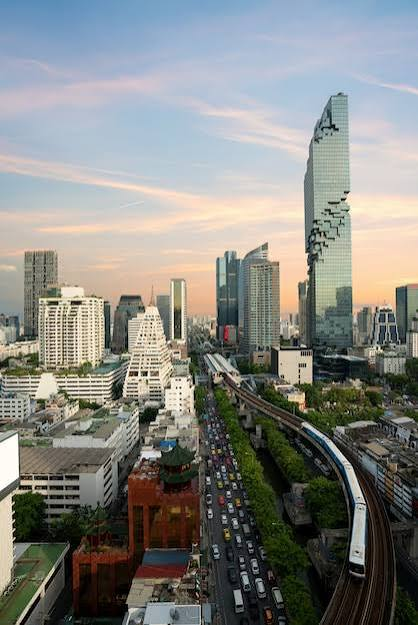
#> input picture images/original.jpg, 418 x 625 px
$ python make_step4_explained.py   (older library calls are emulated)
#> lines starting #> are read from the running program, lines starting #| are printed output that depends on the picture
### step4_find_shift.py
"""
Step 4 - Find the SHIFT by searching for the right "standing spot" (center).
VERSION 2 = final version (improved after comparing with my friend, see
COMPARISON_WITH_FRIEND.md and IMPROVEMENTS.md). Version 1 is in the git history.

The problem (from Step 3):
  We always unrolled both pictures around their MIDDLE pixel. If the test picture
  was also moved, its middle is a DIFFERENT spot of the city -> no good match.

The fix (the paper's algorithm, slide 11):
  1. Pick a standing spot ("anchor") in the TEST picture and unroll it there. Keep it fixed.
  2. In the ORIGINAL picture, try many standing spots (x, y):
        - unroll the original around (x, y)
        - compare (Step 3) -> best slide + peak (how sure)
  3. The spot with the HIGHEST PEAK shows the same building as the anchor.
  4. From that spot + the rotation + zoom, calculate the shift.

What is NEW in version 2 (old version: search only +-60 px around the middle):
  A. Search the WHOLE original, not only a +-60 px box  (idea from my friend)
     -> big shifts now work.
  B. Rough search on a 4x smaller copy (fast), then exact search at full size.
     (All 16,000 rough spots are computed in batches with scipy's fast Fourier transform.)
  C. Two "judges" make a shortlist in the rough search:
        - cross-correlation (my friend's, like the paper): gentle, not fooled by sky
        - phase correlation (mine): sharp, very exact
     Each judge proposes its 6 best spots. Then the exact full-size phase
     correlation picks the winner from the 12.
  D. Black corners / outside the picture are filled with average gray, so the
     picture's frame does not create fake matches.
  E. Try TWO anchors in the test picture: the middle (old way) and the spot with
     the MOST DETAIL (a middle in empty sky is hard to find). For each answer, put
     the test picture back and check how well it REALLY matches; keep the better one.

How the shift is calculated:
  The test picture was made like this (Step 1):
      test_point = L (original_point - middle) + middle + shift      (L = zoom * rotate)
  The anchor of the test picture came from the best spot in the original, so:
      shift = anchor - middle - L (best_spot - middle)
  (Old version: anchor = middle, so shift = - L (best_spot - middle).)

Output:
  results/step4_results.json     found vs. true values
  results/step4_search_maps.png  rough-search scores over the whole original
"""

import json
import os
import time

import cv2
import matplotlib.pyplot as plt
import numpy as np
import scipy.fft as sfft   # faster Fourier transform for many pictures at once

# ---------------------------------------------------------------
# Settings
# ---------------------------------------------------------------
TRUTH_PATH = "results/test_cases.json"
OUT_DIR = "results"
LP_ROWS = 360       # angle steps (1 row = 1 degree)
LP_COLS = 256       # log-distance steps
RADIUS = 180        # how far we look from the standing spot (pixels)

SHRINK = 4          # rough search: pictures 4x smaller
SMALL_ROWS = 90     # rough search: smaller "clock picture" (1 row = 4 degrees)
SMALL_COLS = 64
SHORTLIST = 6       # each judge proposes this many spots
MID_ROWS = 180      # middle search: half-size clock picture (cheaper),
MID_COLS = 128      #   every pixel +-5 px around each proposed spot
FINE_RANGE = 5
                    # final: full-size clock picture, +-1 px around the best
FRAME = 200         # gray frame around the pictures (px)


def load_gray(path):
    img = cv2.imread(path, cv2.IMREAD_GRAYSCALE)
    if img is None:
        raise FileNotFoundError(f"Could not open {path}")
    return img.astype(np.float32)


# ---------------------------------------------------------------
# Unrolling ("clock picture") and comparing - same as before
# ---------------------------------------------------------------
def log_polar_at(img, center, size=(LP_COLS, LP_ROWS), radius=RADIUS):
    """Unroll the picture around ANY standing spot (center)."""
    return cv2.warpPolar(img, size, center, radius,
                         cv2.INTER_LINEAR + cv2.WARP_FILL_OUTLIERS + cv2.WARP_POLAR_LOG)


WINDOW = np.hanning(LP_COLS)[None, :].astype(np.float32)
SMALL_WINDOW = np.hanning(SMALL_COLS)[None, :].astype(np.float32)
MID_WINDOW = np.hanning(MID_COLS)[None, :].astype(np.float32)


def spectrum(lp):
    """Fourier transform of an unrolled picture (done once per picture, reused)."""
    return np.fft.fft2((lp - lp.mean()) * WINDOW)


def phase_correlation(A, B):
    """Phase correlation from Fourier transforms. Returns (dx, dy, peak)."""
    cross = np.conj(A) * B
    cross /= np.abs(cross) + 1e-9
    score = np.fft.fftshift(np.real(np.fft.ifft2(cross)))
    py, px = np.unravel_index(np.argmax(score), score.shape)
    h, w = score.shape

    def refine(m, p, n):
        d = m - 2 * p + n
        return 0.0 if d == 0 else 0.5 * (m - n) / d
    fy = refine(score[(py - 1) % h, px], score[py, px], score[(py + 1) % h, px])
    fx = refine(score[py, (px - 1) % w], score[py, px], score[py, (px + 1) % w])
    return px + fx - w // 2, py + fy - h // 2, float(score[py, px])


def slide_to_rotation_scale(dx, dy):
    angle = -dy / LP_ROWS * 360.0
    angle = (angle + 180) % 360 - 180
    scale = float(np.exp(dx * np.log(RADIUS) / LP_COLS))
    return angle, scale


def search(original, B_test, centers):
    """Try every standing spot in `centers`. Return the best one and all peaks."""
    best = None
    peaks = []
    for (x, y) in centers:
        A = spectrum(log_polar_at(original, (float(x), float(y))))
        dx, dy, peak = phase_correlation(A, B_test)
        peaks.append(peak)
        if best is None or peak > best["peak"]:
            best = {"x": x, "y": y, "dx": dx, "dy": dy, "peak": peak}
    return best, peaks


def turn_zoom_matrix(angle, scale):
    """OpenCV's rotation (y-axis points down) for a counter-clockwise angle, times zoom."""
    a = np.deg2rad(angle)
    return scale * np.array([[np.cos(a), np.sin(a)],
                             [-np.sin(a), np.cos(a)]])


def shift_from_spot(spot, middle, angle, scale, anchor=None):
    """shift = anchor - middle - L (spot - middle)   (anchor = middle in the old version)"""
    if anchor is None:
        anchor = middle
    L = turn_zoom_matrix(angle, scale)
    d = np.array([spot[0] - middle[0], spot[1] - middle[1]])
    return np.array(anchor) - np.array(middle) - L @ d


def angle_error(found, true):
    return abs((found - true + 180) % 360 - 180)


# ---------------------------------------------------------------
# NEW helpers
# ---------------------------------------------------------------
def add_gray_frame(img, valid):
    """D. Fill black/outside parts with average gray and add a gray frame."""
    gray = float(img[valid].mean())
    out = img.copy()
    out[~valid] = gray
    return cv2.copyMakeBorder(out, FRAME, FRAME, FRAME, FRAME,
                              cv2.BORDER_CONSTANT, value=gray)


# [16 lines left out: function pick_anchor, not called in this run]


def rough_scores(original_framed, test_framed, anchor, size):
    """B + C. Rough search on 4x smaller pictures, for EVERY spot of the original.
    Returns two maps: cross-correlation score and phase-correlation score."""
    h, w = size
    small_o = cv2.resize(original_framed, None, fx=1 / SHRINK, fy=1 / SHRINK,
                         interpolation=cv2.INTER_AREA)
    small_t = cv2.resize(test_framed, None, fx=1 / SHRINK, fy=1 / SHRINK,
                         interpolation=cv2.INTER_AREA)
    f = FRAME / SHRINK
    lp_size, r = (SMALL_COLS, SMALL_ROWS), RADIUS / SHRINK

    def prepare(lp):                        # mean 0, size 1, window -> Fourier
        z = (lp - lp.mean(axis=(-2, -1), keepdims=True))
        z /= z.std(axis=(-2, -1), keepdims=True) + 1e-6
        return sfft.rfft2(z * SMALL_WINDOW, workers=-1)

    T = prepare(log_polar_at(small_t, (f + anchor[0] / SHRINK, f + anchor[1] / SHRINK),
                             lp_size, r))
    hs, ws = h // SHRINK, w // SHRINK
    spots = [(x, y) for y in range(hs) for x in range(ws)]
    cross_map = np.zeros(len(spots), np.float32)
    phase_map = np.zeros(len(spots), np.float32)
    batch = 2000                            # do the math for 2000 spots at once (faster)
    for start in range(0, len(spots), batch):
        part = spots[start:start + batch]
        lps = np.stack([log_polar_at(small_o, (f + x + 0.5, f + y + 0.5), lp_size, r)
                        for (x, y) in part])
        prod = np.conj(prepare(lps)) * T
        shape = (SMALL_ROWS, SMALL_COLS)
        cross = sfft.irfft2(prod, s=shape, workers=-1) / (SMALL_ROWS * SMALL_COLS)
        phase = sfft.irfft2(prod / (np.abs(prod) + 1e-9), s=shape, workers=-1)
        cross_map[start:start + len(part)] = cross.max(axis=(1, 2))
        phase_map[start:start + len(part)] = phase.max(axis=(1, 2))
    return cross_map.reshape(hs, ws), phase_map.reshape(hs, ws)


def shortlist(score_map, n=SHORTLIST):
    """The n best spots of a map (not too close to each other), in full-size pixels."""
    m = score_map.copy()
    spots = []
    for _ in range(n):
        y, x = np.unravel_index(np.argmax(m), m.shape)
        spots.append(((x + 0.5) * SHRINK, (y + 0.5) * SHRINK))
        m[max(0, y - 3):y + 4, max(0, x - 3):x + 4] = -np.inf
    return spots


# [14 lines left out: function match_score, not called in this run]


def search_from_anchor(original_framed, test_framed, anchor, size):
    """Rough search (2 judges) + exact search for ONE anchor of the test picture."""
    h, w = size
    middle = (w / 2, h / 2)
    cross_map, phase_map = rough_scores(original_framed, test_framed, anchor, size)
    candidates = []
    for c in shortlist(cross_map) + shortlist(phase_map):    # drop spots proposed twice
        if all(np.hypot(c[0] - d[0], c[1] - d[1]) > 6 for d in candidates):
            candidates.append(c)
    B_test = spectrum(log_polar_at(test_framed, (FRAME + anchor[0], FRAME + anchor[1])))
    # middle search: half-size clock pictures, every pixel near each proposed spot
    mid_size = (MID_COLS, MID_ROWS)
    a = (FRAME + anchor[0], FRAME + anchor[1])
    B_mid = np.fft.fft2((lambda l: (l - l.mean()) * MID_WINDOW)(
        log_polar_at(test_framed, a, mid_size)))
    best_mid = (-1.0, None)
    for (cx, cy) in candidates:
        for oy in range(-FINE_RANGE, FINE_RANGE + 1):
            for ox in range(-FINE_RANGE, FINE_RANGE + 1):
                x, y = FRAME + cx + ox, FRAME + cy + oy
                lp = log_polar_at(original_framed, (x, y), mid_size)
                _, _, peak = phase_correlation(np.fft.fft2((lp - lp.mean()) * MID_WINDOW), B_mid)
                if peak > best_mid[0]:
                    best_mid = (peak, (x, y))
    # final: full-size clock picture, +-1 px around the best
    bx, by = best_mid[1]
    finest = [(bx + ox, by + oy) for oy in (-1, 0, 1) for ox in (-1, 0, 1)]
    best, _ = search(original_framed, B_test, finest)
    spot = (best["x"] - FRAME, best["y"] - FRAME)
    angle, scale = slide_to_rotation_scale(best["dx"], best["dy"])
    shift = shift_from_spot(spot, middle, angle, scale, anchor)
    return {"angle": angle, "scale": scale, "shift": shift, "spot": spot,
            "anchor": anchor, "peak": best["peak"], "candidates": candidates,
            "cross_map": cross_map, "phase_map": phase_map}


# [95 lines left out: functions find_turn_zoom_shift, main, not called in this run]


# [2 lines that do not run on import are left out]

### explanations/make_step4_explained.py
"""
Picture that explains Step 4 with test4: where is "the middle", where are the 12 short-listed
places, where is the cyan circle, and how the move comes out.
Run from the main folder:  python explanations/make_step4_explained.py
Output: explanations/step4_explained.png
"""
import os
import sys

import matplotlib
matplotlib.use("Agg")
import matplotlib.pyplot as plt
import numpy as np

HERE = os.path.dirname(os.path.abspath(__file__))
ROOT = os.path.abspath(os.path.join(HERE, ".."))
os.chdir(ROOT)
sys.path.insert(0, ROOT)
import step4_find_shift as s4


def main():
    o = s4.load_gray("images/original.jpg")
    t = s4.load_gray("images/generated/test4.png")
#> call 2 of load_gray, with path = 'images/generated/test4.png'
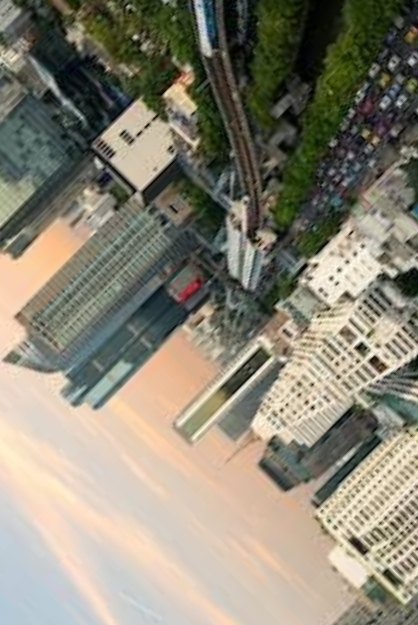
#> input picture images/generated/test4.png, 418 x 625 px
#> in load_gray (call 2), `img = cv2.imread(path, cv2.IMREAD_GRAYSCALE)`:
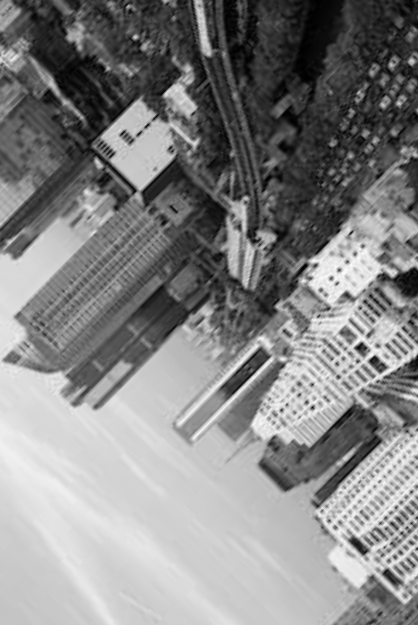
#> img: shape (625, 418); min 0, max 253, mean 133.2
    h, w = o.shape
#> h = 625; w = 418
    mid = (w / 2, h / 2)
#> mid = (209, 312.5)
    O = s4.add_gray_frame(o, np.ones(o.shape, bool))
#> in add_gray_frame, `gray = float(img[valid].mean())`: gray = 132.8
    T = s4.add_gray_frame(t, t > 0)
#> in add_gray_frame (call 2), `out[~valid] = gray`: out: shape (625, 418) float32; min 1, max 253, mean 133.2
    r = s4.search_from_anchor(O, T, mid, (h, w))
#> in log_polar_at, `return cv2.warpPolar(img, size, center, radius, cv2.INTER_LINEAR + cv2..`:
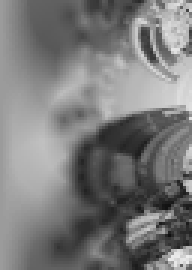
#> returned value: shape (90, 64) float32 (shown 3 times larger); min 16.92, max 237.1, mean 123.1
#> after the loop in rough_scores, `for start in range(0, len(spots), batch):`: cross_map = 16224 values, max 0.325 at index 15115, min 0.0259 at index 4012, mean 0.131; phase_map = 16224 values, max 0.192 at index 3442, min 0.0505 at index 10750, mean 0.0791
#> in search_from_anchor, `cross_map, phase_map = rough_scores(original_framed, test_framed, anch..`:
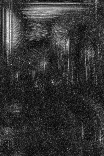
#> phase_map: shape (156, 104) float32; min 0.0505, max 0.192, mean 0.0791; drawn with min black and max white
#> the loop in search_from_anchor, `for c in shortlist(cross_map) + shortlist(phase_map):` made 12 passes
#> c on passes 1 to 12: (142, 582), (206, 326), (202, 310), (26, 546), (142, 598), (94, 502), (42, 134), (30, 90), (34, 166), (30, 106), (170, 58), (270, 178)
#> after the loop in search_from_anchor, `for c in shortlist(cross_map) + shortlist(phase_map):`: candidates = [(142, 582), (206, 326), (202, 310), (26, 546), (142, 598), (94, 502), (42, 134), (30, 90), (34, 166), (30, 106), (170, 58), (270, 178)]
#> the loop in search_from_anchor, `for (cx, cy) in candidates:` made 12 passes
#> (cx, cy) on pass 1: (142, 582)
#> pass 1, in phase_correlation (call 4), `score = np.fft.fftshift(np.real(np.fft.ifft2(cross)))`:
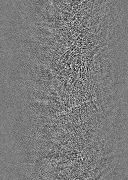
#> score: shape (180, 128) float64; min -0.0397, max 0.0421, mean 4.34e-05; drawn with min black and max white
#> the loop in search, `for (x, y) in centers:` made 9 passes
#> (x, y) on passes 1 to 9: (410, 530), (411, 530), (412, 530), (410, 531), (411, 531), (412, 531), (410, 532), (411, 532), (412, 532)
#> pass 1, in phase_correlation (call 1453), `score = np.fft.fftshift(np.real(np.fft.ifft2(cross)))`:
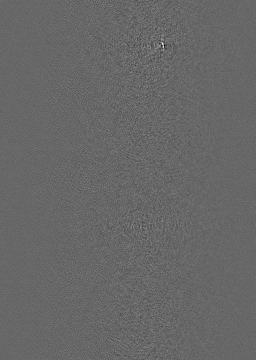
#> score: shape (360, 256) float64; min -0.0555, max 0.0808, mean 1.09e-05; drawn with min black and max white
    sx, sy = r["spot"]

    fig, ax = plt.subplots(1, 2, figsize=(13, 9.5))
    ax[0].imshow(t, cmap="gray")
    ax[0].plot(*mid, "o", color="#e34948", ms=14, mec="white", mew=2)
    ax[0].set_title("TEST photo (test4)\nred dot = its MIDDLE: we keep this fixed\n"
                    "and ask: where is this building in the original?", fontsize=11)
    ax[1].imshow(o, cmap="gray")
    for i, (cx, cy) in enumerate(r["candidates"]):
        ax[1].plot(cx, cy, "o", color="#eda100", ms=7, mec="black", mew=0.8,
                   label="the 12 short-listed places" if i == 0 else None)
#> this loop made 12 passes
    ax[1].plot(*mid, "P", color="white", ms=14, mec="black", mew=1.5, label="middle of the ORIGINAL (209, 312)")
    ax[1].plot(sx, sy, "o", mfc="none", mec="#00d0ff", ms=22, mew=3,
               label=f"cyan circle = best place ({sx:.0f}, {sy:.0f})")
    ax[1].annotate("", xy=(sx, sy), xytext=mid, arrowprops=dict(arrowstyle="-|>", color="#00d0ff", lw=2.5))
    ax[1].set_title("ORIGINAL photo: the search happens HERE\n"
                    f"the circle is {sy - mid[1]:.0f} px below the original's middle\n"
                    "→ turned 135° and zoomed ×2 = move (−24, 30)  (true: −25, 30)", fontsize=11)
    ax[1].legend(loc="upper center", bbox_to_anchor=(0.5, -0.02), fontsize=10, frameon=False, ncol=1)
    for a in ax:
        a.set_xticks([])
        a.set_yticks([])
    fig.suptitle("Step 4: find the TEST photo's middle inside the ORIGINAL photo", fontsize=14, fontweight="bold")
    plt.tight_layout(rect=(0, 0, 1, 0.95))
    out = os.path.join(HERE, "step4_explained.png")
    plt.savefig(out, dpi=90, bbox_inches="tight")
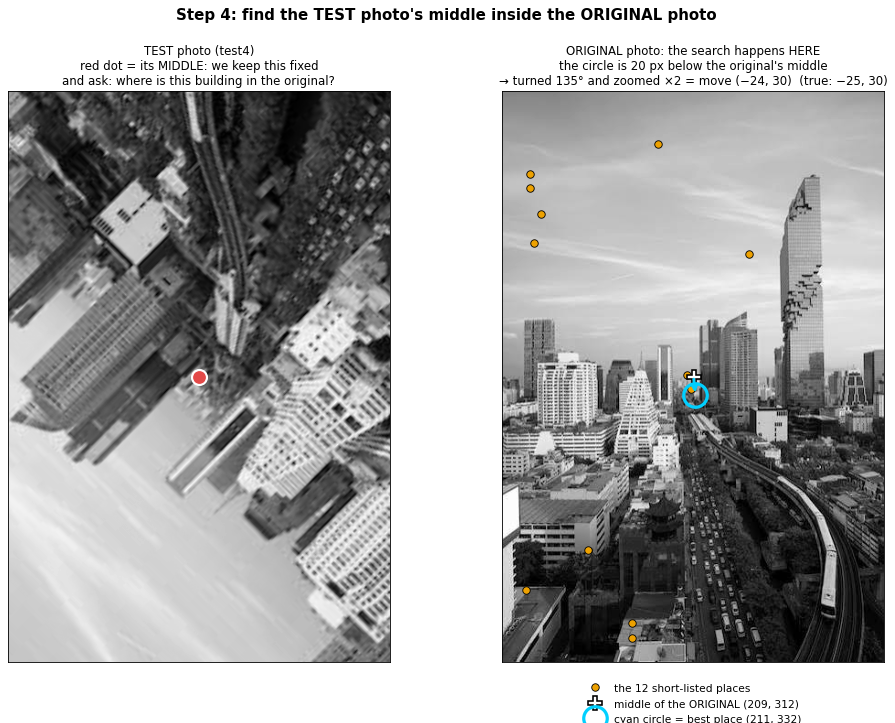
#> figure drawn by matplotlib, 2 panels
    print("Saved", out, "candidates:", [(round(a), round(b)) for a, b in r["candidates"]], "spot", r["spot"])
#| Saved explanations/step4_explained.png candidates: [(142, 582), (206, 326), (202, 310), (26, 546), (142, 598), (94, 502), (42, 134), (30, 90), (34, 166), (30, 106), (170, 58), (270, 178)] spot (211.0, 332.0)


if __name__ == "__main__":
    main()
